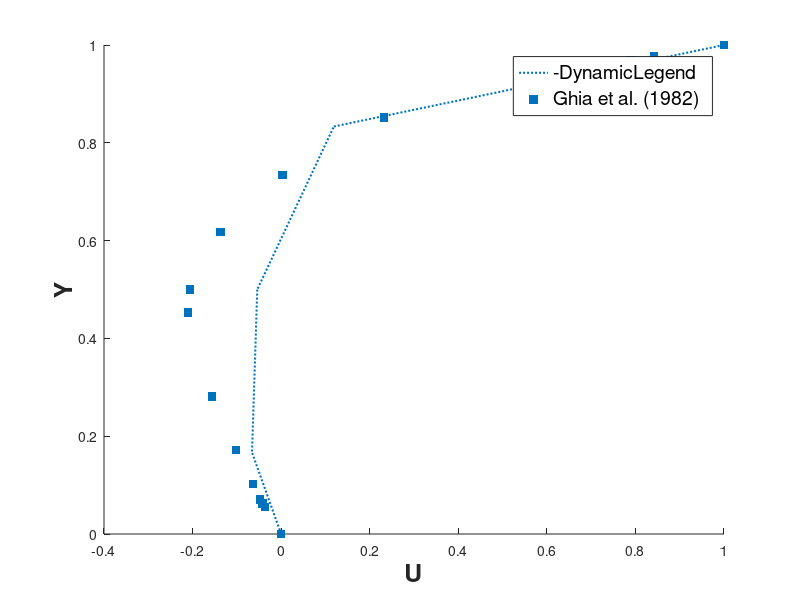
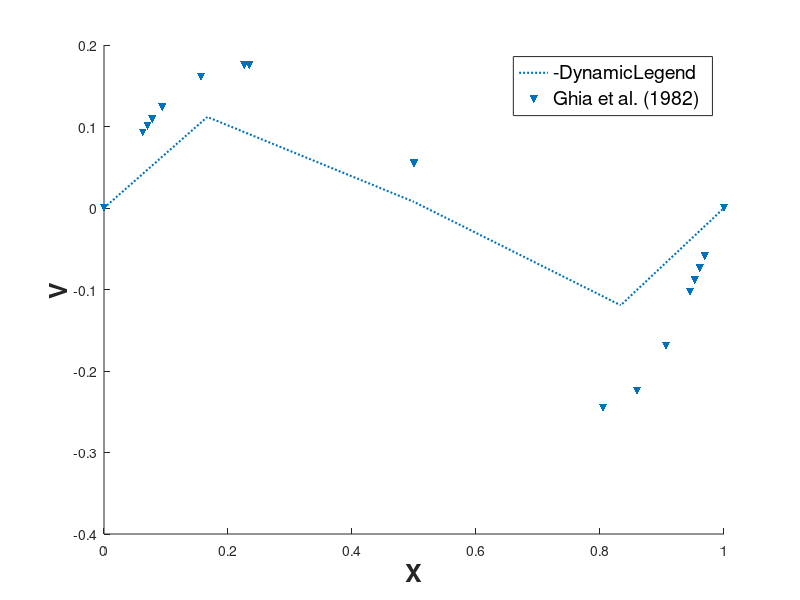

Write MATLAB code to recreate these figures, in order.
% Semi Explicit method based 2D unsteady NS solver on a uniform staggered grid

clc; clear; close all;

%% Thermophysical Properties %%
Re  = 100;   % Reynolds Number
rho = 1;     % Density
mu  = 1/Re;  % Dynamic viscosity

%% Geometrial Parameters %%

L1 = 1; % Length of the cavity
L2 = 1; % Height of the cavity

Grid_Points = input('Enter imax value either individually or as an array [7,12,22,42]: ');

for index = 1:length(Grid_Points)

imax = Grid_Points(index);
disp(imax)
jmax = imax;

Dx = L1/(imax-2); % Width of the CV
Dy = L2/(jmax-2); % Height of the CV

x = 0:Dx:L1;
y = 0:Dy:L2;

xc(2:imax-1) = (x(2:imax-1) + x(1:imax-2))/2;
xc(1) = x(1); xc(imax) = x(imax-1);
dx(1:imax-1) = xc(2:imax) - xc(1:imax-1);

yc(2:jmax-1) = (y(2:jmax-1) + y(1:jmax-2))/2;
yc(1) = y(1); yc(jmax) = y(jmax-1);
dy(1:jmax-1) = yc(2:jmax) - yc(1:jmax-1);

%% Initial and Boundary Condition %%

u(imax-1,jmax) = 0;
v(imax,jmax-1) = 0;
P(imax,jmax)   = 0;
P_c(imax,jmax) = 0;

Uo = 1; % Lid velocity
u(2:imax-2,jmax) = Uo;  % Top Boundary

%% Governing Parameters %%
est = 1e-3; % Steady state convergence tolerance
e = 1e-8; % tolerance for mass conservation practically equal to zero


%% Predictor Step %%

n = 0;
Error1 = 1;

while Error1 >= est

    % Timestep %

    Dt_adv = (1/(max(max(abs(u)))/Dx + max(max(abs(v)))/Dy));

    Dt_diff = 0.5/((mu/rho)*((1/Dx)^2 + (1/Dy)^2));

    Dt = 0.4 * min(Dt_diff,Dt_adv);
    %Dt=0.005;

    n = n + 1;

    u_p   = u;  % u predicted
    v_p   = v;  % v predicted
    u_old = u;  % u previous timestep
    v_old = v;
    P_old = P;
    P_p   = P;  % P predicted

    %Non-Dirichlet BCs for Pressure 
    P(:,jmax) = P(:,jmax-1);     % Top Boundary
    P(:,1) = P(:,2);             % Bottom Boundary
    P(1,:) = P(2,:);             % Left Boundary
    P(imax,:) = P(imax-1,:);     % Right Boundary

    %% u-velocity, and mass flux (x-dirn) prediciton %%

    for i = (1:imax-2)
        for j = (2:jmax-1)
 
            m_ux(i,j) = rho*(u_old(i+1,j) + u_old(i,j))/2;
            a_ux(i,j) = max(0,m_ux(i,j))*u_old(i,j) + min(0,m_ux(i,j))*u_old(i+1,j);
            d_ux(i,j) = mu*(u_old(i+1,j) - u_old(i,j))/Dx;
        end
    end

   
    for i = (2:imax-2)
        for j = (1:jmax-1)

            m_uy(i,j) = rho*(v_old(i+1,j) + v_old(i,j))/2;
            a_uy(i,j) = max(0,m_uy(i,j))*u_old(i,j) + min(0,m_uy(i,j))*u_old(i,j+1);

            if j == 1 || j == (jmax-1)
                d_uy(i,j) = mu*(u_old(i,j+1) - u_old(i,j))/(Dy/2);
            else
                d_uy(i,j) = mu*(u_old(i,j+1) - u_old(i,j))/Dy;
            end
        end
    end

    % Calculation of total advection, diffusion and source terms in the x-momentum transport

    for i = (2:imax-2) 
        for j = (2:jmax-1)
            A_u(i,j) = (a_ux(i,j) - a_ux(i-1,j))*Dy + (a_uy(i,j) - a_uy(i,j-1))*Dx;
            D_u(i,j) = (d_ux(i,j) - d_ux(i-1,j))*Dy + (d_uy(i,j) - d_uy(i,j-1))*Dx;
            S_u(i,j) = (P_old(i,j) - P_old(i+1,j))*Dy;
            u_p(i,j) = u_old(i,j) + ((Dt/(rho*Dx*Dy))*(D_u(i,j) - A_u(i,j) + S_u(i,j)));
            m_x_p(i,j) = rho*u_p(i,j);     % Mass Flux at the centroid of u-velocity CV
        end
    end

    %% v-velocity and mass flux (y-dirn) prediction %%

    for j = (2:jmax-2)
        for i = (1:imax-1)
        
            m_vx(i,j) = rho*(u_old(i,j+1) + u_old(i,j))/2;
            a_vx(i,j) = max(0,m_vx(i,j))*v_old(i,j) + min(0,m_vx(i,j))*v_old(i+1,j);

            if i == 1 || i == (imax-1)
                d_vx(i,j) = mu*(v_old(i+1,j) - v_old(i,j))/(Dx/2);
            else
                d_vx(i,j) = mu*(v_old(i+1,j) - v_old(i,j))/Dx;
            end
        end
    end

    for j = (1:jmax-2)
        for i = (2:imax-1)

            m_vy(i,j) = rho*(v_old(i,j+1) + v_old(i,j))/2;
            a_vy(i,j) = max(0,m_vy(i,j))*v_old(i,j) + min(0,m_vy(i,j))*v_old(i,j+1);
            d_vy(i,j) = mu*(v_old(i,j+1) - v_old(i,j))/Dy;
        end
    end

    % Calculating total advection, diffusion and source term in the y-momentum transport

    for i = (2:imax-1) 
        for j = (2:jmax-2)
    
            A_v(i,j) = (a_vx(i,j) - a_vx(i-1,j))*Dy + (a_vy(i,j) - a_vy(i,j-1))*Dx;
            D_v(i,j) = (d_vx(i,j) - d_vx(i-1,j))*Dy + (d_vy(i,j) - d_vy(i,j-1))*Dx;
            S_v(i,j) = (P_old(i,j) - P_old(i,j+1))*Dx;
            v_p(i,j) = v_old(i,j) + Dt/(rho*Dx*Dy) * (D_v(i,j) - A_v(i,j) + S_v(i,j));
            m_y_p(i,j) = rho*v_p(i,j);            
        end
    end   

    % Predicted mass flux on the Boundaries
    m_x_p(1,2:jmax-1) = rho*u(1,2:jmax-1); 
    m_x_p(imax-1,2:jmax-1) = rho*u(imax-1,2:jmax-1);

    m_y_p(2:imax-1,1) = rho*v(2:imax-1,1); 
    m_y_p(2:imax-1,jmax-1) = rho*v(2:imax-1,jmax-1);

    %% Mass Source prediction %%
    
    for i = (2:imax-1)
        for j = (2:jmax-1)
            S_m_p(i,j) = (m_x_p(i,j) - m_x_p(i-1,j))*Dy  + (m_y_p(i,j) - m_y_p(i,j-1))*Dx;
        end
    end

    if max(max(S_m_p)) > e
         
    %% Corrector step %%

    P_c = zeros(imax,jmax);
    N = 0;
    while true
        N = N + 1;
                
        P_p_old   = P_p;
        u_p_old   = u_p;
        v_p_old   = v_p;
        m_x_p_old = m_x_p;
        m_y_p_old = m_y_p;
        S_m_p_old = S_m_p;
        
        P_c(:,jmax) = P_c(:,jmax-1); % Top Boundary
        P_c(:,1)    = P_c(:,2);      % Bottom Boundary
        P_c(1,:)    = P_c(2,:);      % Left Boundary
        P_c(imax,:) = P_c(imax-1,:); % Right Boundary

        P_c_old = P_c;
        
        for i = (2:imax-1)
            for j = (2:jmax-1)
                
                A = -Dt*Dy*((P_c_old(i+1,j) - P_c_old(i,j))/dx(i) - ((P_c_old(i,j) - P_c(i-1,j))/dx(i-1))) ;
                S_m_c = A -Dt*Dx*((P_c_old(i,j+1) - P_c_old(i,j))/dy(j) - ((P_c_old(i,j) - P_c(i,j-1))/dy(j-1)));

                aP = Dt*((1/dx(i) + 1/dx(i-1))*Dy + (1/dy(j) + 1/dy(j-1))*Dx);

                P_c(i,j) = P_c_old(i,j) - ((1/aP) * (S_m_p_old(i,j) + S_m_c));

             end
        end

        for i = (1:imax-1)
            for j = (2:jmax-1)
    
                m_x_c(i,j) = -(Dt/dx(i))*(P_c(i+1,j) - P_c(i,j));
                m_x_p(i,j) = m_x_p_old(i,j) + m_x_c(i,j);
                u_p(i,j) = (m_x_p(i,j))/rho;
            end
        end

        for i = (2:imax-1)
            for j = (1:jmax-1)
    
                m_y_c(i,j) = -(Dt/dy(j))*(P_c(i,j+1) - P_c(i,j));
                m_y_p(i,j) = m_y_p_old(i,j) + m_y_c(i,j);
                v_p(i,j) = (m_y_p(i,j))/rho;
            end
        end

        for i = (2:imax-1)
            for j = (2:jmax-1)
                
                S_m_p(i,j)=(m_x_p(i,j) - m_x_p(i-1,j))*Dy + (m_y_p(i,j) - m_y_p(i,j-1))*Dx;
                P_p(i,j) = P_p_old(i,j) + P_c(i,j);
            end
        end
        %disp(max(max(S_m_p)))
        Error2 = max(max((S_m_p)));
        if Error2 <= e
            break
        end
    end
    end
   
    P  = P_p;
    u  = u_p;
    v  = v_p;
    m_x = m_x_p;
    m_y = m_y_p;

    % Error1 = max(max(max(abs(u - u_old)))/Dt, max(max(abs(v - v_old)))/Dt);
    % disp(Error1)

    U =u./Uo;
    U_old=u_old./Uo;
    V = v./Uo;
    V_old = v_old./Uo;
    dt=(Uo*Dt)/L2;
    Error1 = max(max(max(abs(U-U_old)/dt)),max(max(abs(V-V_old)/dt)));
    %disp(Error1)
end

figure(1)
hold on
c = [":", "-.", "--","-"];
if rem(imax,2) == 0
    Uc = (u(imax/2,:) + u((imax/2)+1,:))/2;
    plot(Uc,yc, c(index), 'LineWidth',1.5, 'DisplayName', sprintf('%d x %d', imax, jmax))
else
    Uc = u((imax+1)/2,:);
    plot(Uc,yc, c(index), 'LineWidth',1.5, 'DisplayName', sprintf('%d x %d', imax, jmax))
end

ylabel("Y", "FontSize",18, "FontWeight","bold")
xlabel("U", "FontSize",18, "FontWeight","bold")

%title("Convergence Study", "FontSize",20,"FontWeight","bold")

legend('-DynamicLegend', "FontSize", 14);
%legend({strcat('b=',num2str(b(index)))},"FontSize",14)
hold on

figure(2)
hold on
c = [":", "-.", "--","-"];
if rem(imax,2) == 0
    Vc = (v(:,jmax/2) + v(:,(jmax/2)+1))/2;
    plot(xc,Vc, c(index), 'LineWidth',1.5, 'DisplayName', sprintf('%d x %d', imax, jmax))
else
    Vc = v(:,(jmax+1)/2);
    plot(xc,Vc, c(index), 'LineWidth',1.5, 'DisplayName', sprintf('%d x %d', imax, jmax))
end

ylabel("V", "FontSize",18, "FontWeight","bold")
xlabel("X", "FontSize",18, "FontWeight","bold")

%title("Convergence Study", "FontSize",20,"FontWeight","bold")

legend('-DynamicLegend', "FontSize", 14);
%legend({strcat('b=',num2str(b(index)))},"FontSize",14)
hold on

end

figure(2)
x_com=[0;0.0625;0.0703;0.0781;0.0938;0.1563;0.2266;0.2344;0.5;0.8047;0.8594;0.9063;0.9453;0.9531;0.9609;0.9688;1];
v_com=[0;0.09233;0.10091;0.1089;0.12317;0.16077;0.17507;0.17527;0.05454;-0.24533;-0.22445;-0.16914;-0.10313;-0.08864;-0.07391;-0.05906;0];
scatter(x_com,v_com,'filled','v', 'DisplayName','Ghia et al. (1982)')

figure(1)
y_com = [0,0.0547,0.0625,0.0703,0.1016,0.1719,0.2813,0.4531,0.5,0.6172,0.7344,0.8516,0.9531,0.9609,0.9688,0.9766,1];
u_com = [0,-0.03717,-0.04192,-0.04775,-0.063434,-0.1015,-0.15662,-0.2109,-0.20581,-0.136641,0.00332,0.23151,0.68717,0.73722,0.78871,0.84123,1];
scatter(u_com,y_com,'filled','s', 'DisplayName','Ghia et al. (1982)')



